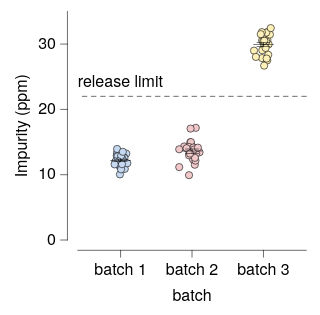

Vega-Lite specification stored for this chart:
### Vega-Lite specification from a JSON file in a GitHub repository (floating-point values rounded to 4 significant figures)
{"background": null, "config": {"arc": {"fill": "#DBDBDB", "fillOpacity": 1.0, "innerRadius": 25.0, "padAngle": 0.03, "stroke": "black", "strokeOpacity": 1, "strokeWidth": 0.25}, "area": {"fill": "#DBDBDB", "fillOpacity": 1.0, "stroke": "black", "strokeOpacity": 1, "strokeWidth": 0.25}, "axis": {"domain": true, "domainCap": "round", "domainColor": "black", "domainWidth": 0.25, "grid": false, "gridCap": "round", "gridColor": "#F1F1F1", "gridDash": [0, 0], "gridOpacity": 1.0, "gridWidth": 0.25, "labelColor": "black", "labelFont": "Helvetica Neue", "labelFontSize": 7, "labelFontStyle": "normal", "labelFontWeight": 400, "offset": 4.5, "ticks": true, "tickCap": "round", "tickColor": "black", "tickRound": false, "tickSize": 3, "tickWidth": 0.25, "titleColor": "black", "titleFont": "Helvetica Neue", "titleFontSize": 7, "titleFontStyle": "normal", "titleFontWeight": 400}, "axisX": {"domain": true, "labelAlign": "center", "labelAngle": 0, "labels": true, "ticks": true, "translate": 0}, "axisY": {"domain": true, "labelAlign": "right", "labelAngle": 0, "labels": true, "ticks": true, "translate": 0}, "axisRight": {"domain": true, "labelAlign": "left", "labelAngle": 0, "labels": true, "ticks": true, "translate": 0}, "axisTop": {"domain": true, "labelAlign": "center", "labelAngle": 0, "labels": true, "ticks": true, "translate": 0}, "axisBand": {"tickOffset": 0}, "bar": {"fill": "#DBDBDB", "fillOpacity": 1.0, "stroke": "black", "strokeOpacity": 1, "strokeWidth": 0.25}, "boxplot": {"size": 9.0, "ticks": {"cornerRadius": 0.25, "fill": "black", "opacity": 1, "size": 4.5, "thickness": 0.25}, "box": {"fillOpacity": 1.0, "stroke": "black", "strokeOpacity": 1, "strokeWidth": 0.25}, "median": {"cornerRadius": 0, "fill": "black", "fillOpacity": 1.0, "opacity": 1, "size": 9.0, "thickness": 0.25}, "rule": {"fill": "black", "fillOpacity": 1.0, "size": 10.0, "stroke": "black", "strokeDash": [0, 0], "strokeOpacity": 1, "strokeWidth": 0.25}, "outliers": {"color": "black", "fill": "black", "fillOpacity": 1.0, "size": 0, "stroke": "black", "strokeOpacity": 1, "strokeWidth": 0.25}}, "circle": {"fill": "black", "fillOpacity": 1.0, "size": 0.5, "stroke": null, "strokeOpacity": 1, "strokeWidth": 0.25}, "errorband": {"band": {"fillOpacity": 0.6, "stroke": null, "strokeWidth": 0.25, "strokeOpacity": 1}, "borders": {"opacity": 0, "strokeOpacity": 0.25, "strokeWidth": 1}}, "errorbar": {"opacity": 1, "rule": {"strokeDash": [0, 0], "strokeWidth": 0.25}, "ticks": {"color": "black", "cornerRadius": 0.125, "opacity": 1, "size": 6.0, "thickness": 0.25}, "thickness": 0.25}, "font": "Helvetica Neue", "geoshape": {"fill": "#DBDBDB", "fillOpacity": 1.0, "stroke": "black", "strokeOpacity": 1, "strokeWidth": 0.25}, "header": {"labelColor": "black", "labelFont": "Helvetica Neue", "labelFontSize": 7, "labelFontStyle": "normal", "labelFontWeight": 400, "titleColor": "black", "titleFont": "Helvetica Neue", "titleFontSize": 7, "titleFontStyle": "normal", "titleFontWeight": 400, "titlePadding": 0}, "legend": {"disable": false, "offset": 4.5, "titlePadding": 4, "labelOffset": 2, "gradientLabelOffset": 2, "gradientLength": 50.0, "gradientThickness": 5.0, "gradientOpacity": 1.0, "gradientStrokeColor": "black", "gradientStrokeWidth": 0.25, "labelColor": "black", "labelFont": "Helvetica Neue", "labelFontSize": 7, "labelFontStyle": "normal", "labelFontWeight": 400, "strokeColor": "black", "strokeWidth": 0, "symbolSize": 42, "symbolStrokeColor": "black", "symbolStrokeWidth": 0.25, "titleColor": "black", "titleFont": "Helvetica Neue", "titleFontSize": 7, "titleFontStyle": "normal", "titleFontWeight": 400}, "line": {"color": "black", "stroke": "black", "strokeCap": "round", "strokeDash": [0, 0], "strokeOpacity": 1, "strokeWidth": 0.375}, "point": {"filled": true, "fill": "#DBDBDB", "fillOpacity": 1.0, "size": 5.0, "stroke": "black", "strokeOpacity": 1, "strokeWidth": 0.25}, "range": {"category": ["#C6D9F1", "#F1C9CB", "#FEF0B9", "#CEE37A", "#7AA8E0", "#E589A3", "#FDDD5D", "#68B961", "#4177B1", "#C35082", "#E5C227", "#438156"], "diverging": {"scheme": ["#C35082", "#CE6D94", "#D989A7", "#E2A4BA", "#EABFCE", "#F1DBE2", "#F6F6F6", "#D7E0EB", "#B9CBE0", "#9BB6D5", "#7DA1C9", "#5F8CBD", "#4177B1"]}, "heatmap": {"scheme": ["#130010", "#27022E", "#370453", "#3D1E76", "#3A3B92", "#2E57AA", "#1374BA", "#1A90BE", "#20ABC1", "#27C6C1", "#48DEB3", "#91EE9F"]}, "ordinal": {"scheme": ["#F1F1F1", "#DBDBDB", "#C6C6C6", "#B2B2B2", "#9D9D9D", "#898989", "#767676", "#636363", "#515151", "#404040", "#2F2F2F", "#1F1F1F"]}, "ramp": {"scheme": ["#130010", "#27022E", "#370453", "#3D1E76", "#3A3B92", "#2E57AA", "#1374BA", "#1A90BE", "#20ABC1", "#27C6C1", "#48DEB3", "#91EE9F"]}}, "rule": {"color": "black", "stroke": "black", "strokeCap": "round", "strokeDash": [2, 2], "strokeOpacity": 1, "strokeWidth": 0.25}, "scale": {"bandPaddingInner": 0.1, "bandPaddingOuter": 0.1, "round": false}, "rect": {"fill": "#DBDBDB", "fillOpacity": 1.0, "stroke": "black", "strokeOpacity": 1, "strokeWidth": 0.25}, "square": {"fill": "#DBDBDB", "fillOpacity": 1.0, "size": 10.0, "stroke": "black", "strokeOpacity": 1, "strokeWidth": 0.25}, "text": {"color": "black", "font": "Helvetica Neue", "fontSize": 7, "fontStyle": "normal", "fontWeight": 400}, "tick": {"color": "black", "cornerRadius": 0.125, "opacity": 1.0, "size": 9.0, "thickness": 0.25}, "title": {"anchor": "middle", "frame": "group", "color": "black", "font": "Helvetica Neue", "fontSize": 7, "fontStyle": "normal", "fontWeight": 400, "subtitleColor": "black", "subtitleFont": "Helvetica Neue", "subtitleFontSize": "Helvetica Neue", "subtitleFontStyle": "normal", "subtitleFontWeight": 400}, "trail": {"color": "black", "opacity": 1, "size": 0.375}, "view": {"continuousWidth": 100, "continuousHeight": 100, "discreteWidth": 100, "discreteHeight": 100, "fill": null, "stroke": null, "strokeWidth": 0.25}}, "layer": [{"data": {"name": "data-ce6453724fbde4c06ff026c4739605b7"}, "mark": {"type": "circle", "opacity": 1.0, "size": 10.0, "stroke": "black", "strokeOpacity": 1, "strokeWidth": 0.25}, "encoding": {"color": {"field": "batch", "legend": null, "sort": ["batch 1", "batch 2", "batch 3"], "title": null, "type": "nominal"}, "x": {"axis": {}, "field": "batch", "sort": ["batch 1", "batch 2", "batch 3"], "title": "batch", "type": "nominal"}, "xOffset": {"field": "jitter_x", "scale": {"domain": [-5.61, 5.61], "range": [6.89, 18.11]}, "type": "quantitative"}, "y": {"field": "impurity", "title": "Impurity (ppm)", "type": "quantitative"}}}, {"data": {"name": "data-537744307cd203a78afa26ba7ff9bda1"}, "mark": {"type": "errorbar"}, "encoding": {"x": {"axis": {}, "field": "batch", "sort": ["batch 1", "batch 2", "batch 3"], "title": "batch", "type": "nominal"}, "y": {"field": "__mean", "title": "Impurity (ppm)", "type": "quantitative"}, "yError": {"field": "__error"}}}, {"data": {"name": "data-537744307cd203a78afa26ba7ff9bda1"}, "mark": {"type": "tick"}, "encoding": {"x": {"axis": {}, "field": "batch", "sort": ["batch 1", "batch 2", "batch 3"], "title": "batch", "type": "nominal"}, "y": {"field": "__mean", "title": "Impurity (ppm)", "type": "quantitative"}}}, {"layer": [{"data": {"values": [{"__dysonsphere__": 1}]}, "mark": {"type": "rule", "opacity": 1.0}, "encoding": {"y": {"datum": 22.0}}}, {"data": {"values": [{"__dysonsphere__": 1}]}, "mark": {"type": "text", "align": "left", "baseline": "bottom", "dx": 0, "dy": -3, "fontSize": 7}, "encoding": {"text": {"value": "release limit"}, "x": {"value": 0}, "y": {"datum": 22.0}}}]}], "$schema": "https://vega.github.io/schema/vega-lite/v6.4.1.json", "datasets": {"data-ce6453724fbde4c06ff026c4739605b7": [{"batch": "batch 1", "impurity": 12.52, "jitter_x": -0.7616}, {"batch": "batch 1", "impurity": 13.23, "jitter_x": 2.502}, {"batch": "batch 1", "impurity": 12.5, "jitter_x": 1.361}, {"batch": "batch 1", "impurity": 10.05, "jitter_x": -0.2807}, {"batch": "batch 1", "impurity": 13.36, "jitter_x": -1.577}, {"batch": "batch 1", "impurity": 12.67, "jitter_x": 1.477}, {"batch": "batch 1", "impurity": 11.19, "jitter_x": -0.2456}, {"batch": "batch 1", "impurity": 12.87, "jitter_x": -1.692}, {"batch": "batch 1", "impurity": 12.55, "jitter_x": 1.702}, {"batch": "batch 1", "impurity": 12.44, "jitter_x": 0.7138}, {"batch": "batch 1", "impurity": 12.04, "jitter_x": 1.401}, {"batch": "batch 1", "impurity": 12.82, "jitter_x": -1.297}, {"batch": "batch 1", "impurity": 10.9, "jitter_x": 1.843}, {"batch": "batch 1", "impurity": 11.76, "jitter_x": 2.945}, {"batch": "batch 1", "impurity": 11.28, "jitter_x": 0.05389}, {"batch": "batch 1", "impurity": 12.9, "jitter_x": 0.2217}, {"batch": "batch 1", "impurity": 12.06, "jitter_x": -1.118}, {"batch": "batch 1", "impurity": 11.56, "jitter_x": -1.018}, {"batch": "batch 1", "impurity": 10.83, "jitter_x": 0.2171}, {"batch": "batch 1", "impurity": 11.61, "jitter_x": 0.6187}, {"batch": "batch 1", "impurity": 12.01, "jitter_x": -2.25}, {"batch": "batch 1", "impurity": 11.59, "jitter_x": -2.621}, {"batch": "batch 1", "impurity": 13.94, "jitter_x": -1.526}, {"batch": "batch 1", "impurity": 13.51, "jitter_x": 0.9757}, {"batch": "batch 2", "impurity": 9.933, "jitter_x": -1.309}, {"batch": "batch 2", "impurity": 11.17, "jitter_x": -5.595}, {"batch": "batch 2", "impurity": 13.74, "jitter_x": 0.3582}, {"batch": "batch 2", "impurity": 13.37, "jitter_x": -1.068}, {"batch": "batch 2", "impurity": 14.32, "jitter_x": 0.08205}, {"batch": "batch 2", "impurity": 14.33, "jitter_x": -3.447}, {"batch": "batch 2", "impurity": 17.18, "jitter_x": 1.657}, {"batch": "batch 2", "impurity": 12.33, "jitter_x": 0.4465}, {"batch": "batch 2", "impurity": 13.43, "jitter_x": 3.281}, {"batch": "batch 2", "impurity": 17.06, "jitter_x": -0.6386}, {"batch": "batch 2", "impurity": 14.97, "jitter_x": -0.7423}, {"batch": "batch 2", "impurity": 14.99, "jitter_x": -0.4919}, {"batch": "batch 2", "impurity": 13.23, "jitter_x": 1.787}, {"batch": "batch 2", "impurity": 11.53, "jitter_x": 1.215}, {"batch": "batch 2", "impurity": 14.25, "jitter_x": -1.282}, {"batch": "batch 2", "impurity": 14.16, "jitter_x": 0.5972}, {"batch": "batch 2", "impurity": 12.16, "jitter_x": 1.499}, {"batch": "batch 2", "impurity": 12.98, "jitter_x": -1.326}, {"batch": "batch 2", "impurity": 13.89, "jitter_x": -5.61}, {"batch": "batch 2", "impurity": 12.58, "jitter_x": 1.279}, {"batch": "batch 2", "impurity": 13.85, "jitter_x": 0.8352}, {"batch": "batch 2", "impurity": 14.14, "jitter_x": 2.572}, {"batch": "batch 2", "impurity": 14.05, "jitter_x": -2.385}, {"batch": "batch 2", "impurity": 13.24, "jitter_x": -0.9032}, {"batch": "batch 3", "impurity": 31.19, "jitter_x": -0.3738}, {"batch": "batch 3", "impurity": 31.78, "jitter_x": 1.364}, {"batch": "batch 3", "impurity": 30.64, "jitter_x": 1.736}, {"batch": "batch 3", "impurity": 28.36, "jitter_x": 2.094}, {"batch": "batch 3", "impurity": 31.46, "jitter_x": 2.83}, {"batch": "batch 3", "impurity": 29.0, "jitter_x": -4.124}, {"batch": "batch 3", "impurity": 31.76, "jitter_x": 1.235}, {"batch": "batch 3", "impurity": 27.86, "jitter_x": -0.6286}, {"batch": "batch 3", "impurity": 31.83, "jitter_x": -0.6888}, {"batch": "batch 3", "impurity": 29.96, "jitter_x": 2.274}, {"batch": "batch 3", "impurity": 27.5, "jitter_x": 1.654}, {"batch": "batch 3", "impurity": 29.37, "jitter_x": 0.05927}, {"batch": "batch 3", "impurity": 30.11, "jitter_x": 0.1054}, {"batch": "batch 3", "impurity": 30.55, "jitter_x": -0.6089}, {"batch": "batch 3", "impurity": 28.04, "jitter_x": -3.322}, {"batch": "batch 3", "impurity": 27.79, "jitter_x": 1.377}, {"batch": "batch 3", "impurity": 30.4, "jitter_x": 1.211}, {"batch": "batch 3", "impurity": 29.07, "jitter_x": -0.5072}, {"batch": "batch 3", "impurity": 30.47, "jitter_x": -0.06294}, {"batch": "batch 3", "impurity": 31.52, "jitter_x": -1.185}, {"batch": "batch 3", "impurity": 26.7, "jitter_x": 0.3039}, {"batch": "batch 3", "impurity": 30.51, "jitter_x": 0.3696}, {"batch": "batch 3", "impurity": 32.45, "jitter_x": 3.209}, {"batch": "batch 3", "impurity": 29.4, "jitter_x": 0.9434}], "data-537744307cd203a78afa26ba7ff9bda1": [{"batch": "batch 1", "__mean": 12.17, "__error": 0.1929, "__dysonsphere__": 1}, {"batch": "batch 2", "__mean": 13.62, "__error": 0.3302, "__dysonsphere__": 1}, {"batch": "batch 3", "__mean": 29.9, "__error": 0.3252, "__dysonsphere__": 1}]}}
